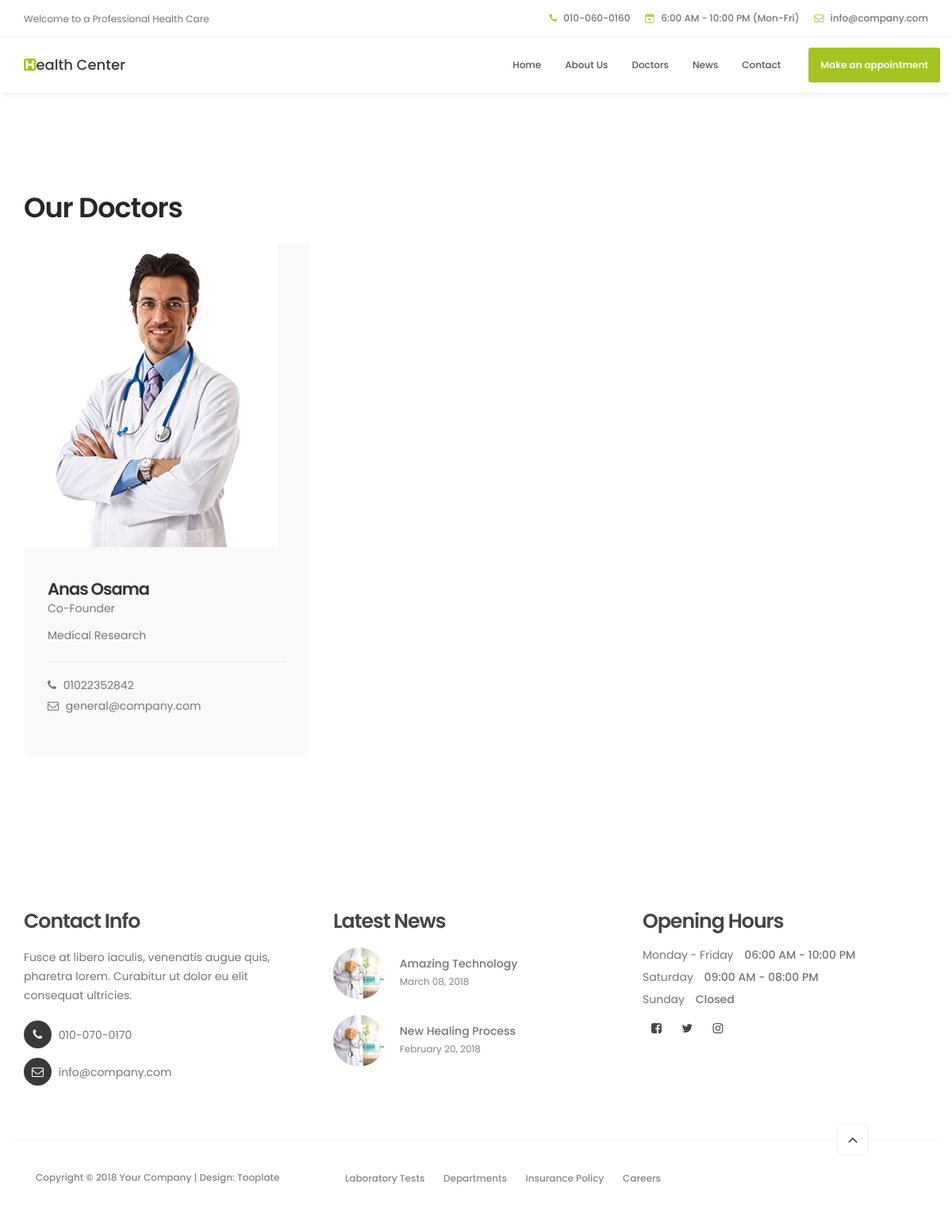
The app's page /doctors/ with its own data.
### doctors/models.py (models this page shows, shortened)
class Doctor(models.Model):
    name = models.CharField(max_length=255)
    birth_date = models.DateField()
    address = models.CharField(max_length=255)
    title  = models.CharField(max_length=150)
    linkedin = models.URLField(blank=True, null=True)
    phone = models.CharField(max_length=12)
    DEPARTMENTS = [
        ('General Health', 'General Health'),
        ('Cardiology', 'Cardiology'),
        ('Dental', 'Dental'),
        ('Medical Research', 'Medical Research')
    ]
    department = models.CharField(max_length=150, choices=DEPARTMENTS)
    doc_pic = models.ImageField(default=None)

### doctors/views.py (the view)
# urls.py: path('', DoctorsListView.as_view(), name='doctors_list'),
class DoctorsListView(ListView):
    model = Doctor
    context_object_name = 'doctors_list'
    template_name = 'doctors/doctors.html'

### doctors/templates/doctors/doctors.html (shortened to what this page needs)
{% extends 'base.html' %}
{% block content %}
<section id="team" data-stellar-background-ratio="1">
    <div class="container">
         <div class="row">
              <div class="col-md-6 col-sm-6">
                   <div class="about-info">
                        <h2 class="wow fadeInUp" data-wow-delay="0.1s">Our Doctors</h2>
                   </div>
              </div>
              <div class="clearfix"></div>
              {% if doctors_list %}
              {% for doc in doctors_list %}
              <div class="col-md-4 col-sm-6">
                   <div class="team-thumb wow fadeInUp" data-wow-delay="0.2s">
                        <img src="{{ doc.doc_pic.url }}" class="img-responsive" alt="">
                             <div class="team-info">
                                  <h3>{{ doc.name }}</h3>
                                  <p>{{ doc.title }}</p>
                                  <p>{{ doc.department }}</p>
                                  <div class="team-contact-info">
                                       <p><i class="fa fa-phone"></i> {{ doc.phone }}</p>
                                       <p><i class="fa fa-envelope-o"></i> <a href="#">general@company.com</a></p>
                                  </div>
                             </div>
                   </div>
              </div>
              {% endfor %}
              {% else %}
              <p>No Doctors For Now</p>
              {% endif %}
         </div>
    </div>
</section>
{% endblock content %}

### static/tooplate-style.css (style rules this page uses)
body { background: #ffffff; font-family: 'Poppins', sans-serif; overflow-x: hidden; }
h1,h2,h3,h4,h5,h6 { font-weight: 600; line-height: inherit; }
h1,h2,h3,h4 { letter-spacing: -1px; }
h2 { color: #272727; font-size: 3em; padding-bottom: 10px; }
h3 { font-size: 1.8em; line-height: 1.2em; margin-bottom: 0; }
p { color: #757575; font-size: 14px; font-weight: normal; line-height: 24px; }
html { -webkit-font-smoothing: antialiased; }
a { color: #252525; -webkit-transition: 0.5s; transition: 0.5s; text-decoration: none !important; }
#about, #team, #news, #news-detail { position: relative; padding-top: 100px; padding-bottom: 100px; }
.team-thumb { background-color: #f9f9f9; border-radius: 0 0 10px 10px; position: relative; overflow: hidden; cursor: pointer; }
.team-info { padding: 20px 30px 0 30px; }
.team-contact-info { border-top: 1px solid #e9e9e9; padding-top: 1.2em; margin-top: 1.5em; }
.team-contact-info .fa { margin-right: 5px; display: inline-block; }
.team-contact-info p { margin-bottom: 2px; }
.team-contact-info a { color: #757575; }
@media only screen and (max-width: 1200px) { h2 { font-size: 2.5em; } }
@media only screen and (max-width: 1200px) { h3 { font-size: 1.5em; } }

### records on screen
Doctor: doc_pic (picture), name "Anas Osama", title "Co-Founder", department "Medical Research", phone "01022352842"
